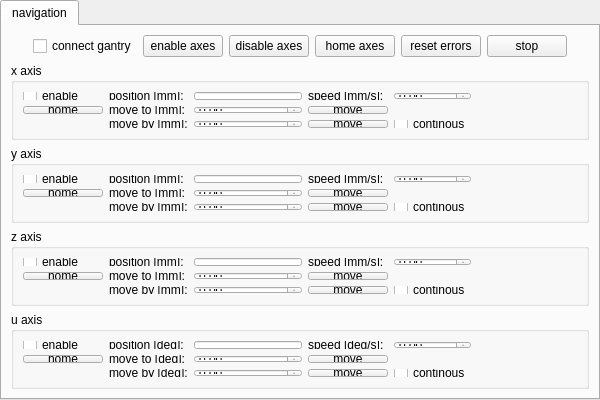
    <widget class="QTabWidget" name="rightTabWidget">
     <property name="sizePolicy">
      <sizepolicy hsizetype="Fixed" vsizetype="Expanding">
       <horstretch>0</horstretch>
       <verstretch>0</verstretch>
      </sizepolicy>
     </property>
     <property name="minimumSize">
      <size>
       <width>600</width>
       <height>0</height>
      </size>
     </property>
     <property name="currentIndex">
      <number>0</number>
     </property>
     <widget class="QWidget" name="tab_3">
      <attribute name="title">
       <string>navigation</string>
      </attribute>
      <layout class="QGridLayout" name="gridLayout_7">
       <item row="0" column="0">
        <layout class="QGridLayout" name="gridLayout_3">
         <item row="0" column="0">
          <layout class="QHBoxLayout" name="horizontalLayout_6">
           <item>
            <spacer name="horizontalSpacer_12">
             <property name="orientation">
              <enum>Qt::Horizontal</enum>
             </property>
             <property name="sizeHint" stdset="0">
              <size>
               <width>40</width>
               <height>20</height>
              </size>
             </property>
            </spacer>
           </item>
           <item>
            <widget class="QCheckBox" name="connectGantryBox">
             <property name="text">
              <string>connect gantry</string>
             </property>
            </widget>
           </item>
           <item>
            <widget class="QPushButton" name="enableAxesButton">
             <property name="text">
              <string>enable axes</string>
             </property>
            </widget>
           </item>
           <item>
            <widget class="QPushButton" name="disableAxesButton">
             <property name="text">
              <string>disable axes</string>
             </property>
            </widget>
           </item>
           <item>
            <widget class="QPushButton" name="axesHomeButton">
             <property name="text">
              <string>home axes</string>
             </property>
            </widget>
           </item>
           <item>
            <widget class="QPushButton" name="resetErrorButton">
             <property name="text">
              <string>reset errors</string>
             </property>
            </widget>
           </item>
           <item>
            <widget class="QPushButton" name="stopButton">
             <property name="text">
              <string>stop</string>
             </property>
            </widget>
           </item>
           <item>
            <spacer name="horizontalSpacer_13">
             <property name="orientation">
              <enum>Qt::Horizontal</enum>
             </property>
             <property name="sizeHint" stdset="0">
              <size>
               <width>40</width>
               <height>20</height>
              </size>
             </property>
            </spacer>
           </item>
          </layout>
         </item>
         <item row="1" column="0">
          <widget class="QGroupBox" name="xAxisGroupBox">
           <property name="title">
            <string>x axis</string>
           </property>
           <layout class="QGridLayout" name="gridLayout_21">
            <item row="0" column="0">
             <widget class="QCheckBox" name="xAxisEnableBox">
              <property name="sizePolicy">
               <sizepolicy hsizetype="Fixed" vsizetype="Fixed">
                <horstretch>0</horstretch>
                <verstretch>0</verstretch>
               </sizepolicy>
              </property>
              <property name="text">
               <string>enable</string>
              </property>
             </widget>
            </item>
            <item row="0" column="5">
             <spacer name="horizontalSpacer_21">
              <property name="orientation">
               <enum>Qt::Horizontal</enum>
              </property>
              <property name="sizeHint" stdset="0">
               <size>
                <width>40</width>
                <height>20</height>
               </size>
              </property>
             </spacer>
            </item>
            <item row="2" column="1">
             <widget class="QLabel" name="label_60">
              <property name="sizePolicy">
               <sizepolicy hsizetype="Fixed" vsizetype="Preferred">
                <horstretch>0</horstretch>
                <verstretch>0</verstretch>
               </sizepolicy>
              </property>
              <property name="text">
               <string>move by [mm]:</string>
              </property>
             </widget>
            </item>
            <item row="0" column="1">
             <widget class="QLabel" name="label_61">
              <property name="sizePolicy">
               <sizepolicy hsizetype="Fixed" vsizetype="Preferred">
                <horstretch>0</horstretch>
                <verstretch>0</verstretch>
               </sizepolicy>
              </property>
              <property name="text">
               <string>position [mm]:</string>
              </property>
             </widget>
            </item>
            <item row="1" column="1">
             <widget class="QLabel" name="label_58">
              <property name="sizePolicy">
               <sizepolicy hsizetype="Fixed" vsizetype="Preferred">
                <horstretch>0</horstretch>
                <verstretch>0</verstretch>
               </sizepolicy>
              </property>
              <property name="text">
               <string>move to [mm]:</string>
              </property>
             </widget>
            </item>
            <item row="2" column="3">
             <widget class="QPushButton" name="xAxisStepMoveButton">
              <property name="sizePolicy">
               <sizepolicy hsizetype="Fixed" vsizetype="Fixed">
                <horstretch>0</horstretch>
                <verstretch>0</verstretch>
               </sizepolicy>
              </property>
              <property name="text">
               <string>move</string>
              </property>
             </widget>
            </item>
            <item row="1" column="5">
             <spacer name="horizontalSpacer_64">
              <property name="orientation">
               <enum>Qt::Horizontal</enum>
              </property>
              <property name="sizeHint" stdset="0">
               <size>
                <width>40</width>
                <height>20</height>
               </size>
              </property>
             </spacer>
            </item>
            <item row="2" column="5">
             <spacer name="horizontalSpacer_66">
              <property name="orientation">
               <enum>Qt::Horizontal</enum>
              </property>
              <property name="sizeHint" stdset="0">
               <size>
                <width>40</width>
                <height>20</height>
               </size>
              </property>
             </spacer>
            </item>
            <item row="0" column="4">
             <widget class="QDoubleSpinBox" name="xAxisSpeedDoubleSpinBox">
              <property name="enabled">
               <bool>true</bool>
              </property>
              <property name="sizePolicy">
               <sizepolicy hsizetype="Minimum" vsizetype="Fixed">
                <horstretch>0</horstretch>
                <verstretch>0</verstretch>
               </sizepolicy>
              </property>
              <property name="layoutDirection">
               <enum>Qt::LeftToRight</enum>
              </property>
              <property name="decimals">
               <number>2</number>
              </property>
              <property name="maximum">
               <double>99.989999999999995</double>
              </property>
              <property name="value">
               <double>0.000000000000000</double>
              </property>
             </widget>
            </item>
            <item row="0" column="2">
             <widget class="QLineEdit" name="xAxisPositionLine">
              <property name="sizePolicy">
               <sizepolicy hsizetype="Fixed" vsizetype="Fixed">
                <horstretch>0</horstretch>
                <verstretch>0</verstretch>
               </sizepolicy>
              </property>
              <property name="text">
               <string/>
              </property>
              <property name="alignment">
               <set>Qt::AlignRight|Qt::AlignTrailing|Qt::AlignVCenter</set>
              </property>
             </widget>
            </item>
            <item row="2" column="4">
             <widget class="QCheckBox" name="xAxisStepRepeatBox">
              <property name="sizePolicy">
               <sizepolicy hsizetype="Fixed" vsizetype="Fixed">
                <horstretch>0</horstretch>
                <verstretch>0</verstretch>
               </sizepolicy>
              </property>
              <property name="text">
               <string>continous</string>
              </property>
             </widget>
            </item>
            <item row="1" column="3">
             <widget class="QPushButton" name="xAxisPositionMoveButton">
              <property name="sizePolicy">
               <sizepolicy hsizetype="Fixed" vsizetype="Fixed">
                <horstretch>0</horstretch>
                <verstretch>0</verstretch>
               </sizepolicy>
              </property>
              <property name="text">
               <string>move</string>
              </property>
             </widget>
            </item>
            <item row="2" column="2">
             <widget class="QDoubleSpinBox" name="xAxisStepDoubleSpinBox"/>
            </item>
            <item row="0" column="3">
             <widget class="QLabel" name="label_59">
              <property name="sizePolicy">
               <sizepolicy hsizetype="Fixed" vsizetype="Preferred">
                <horstretch>0</horstretch>
                <verstretch>0</verstretch>
               </sizepolicy>
              </property>
              <property name="text">
               <string>speed [mm/s]:</string>
              </property>
             </widget>
            </item>
            <item row="1" column="0">
             <widget class="QPushButton" name="xAxisHomeButton">
              <property name="sizePolicy">
               <sizepolicy hsizetype="Fixed" vsizetype="Fixed">
                <horstretch>0</horstretch>
                <verstretch>0</verstretch>
               </sizepolicy>
              </property>
              <property name="text">
               <string>home</string>
              </property>
             </widget>
            </item>
            <item row="1" column="2">
             <widget class="QDoubleSpinBox" name="xAxisPositionMoveDoubleSpinBox"/>
            </item>
           </layout>
          </widget>
         </item>
         <item row="2" column="0">
          <widget class="QGroupBox" name="yAxisGroupBox">
           <property name="title">
            <string>y axis</string>
           </property>
           <layout class="QGridLayout" name="gridLayout_22">
            <item row="2" column="1">
             <widget class="QLabel" name="label_64">
              <property name="sizePolicy">
               <sizepolicy hsizetype="Fixed" vsizetype="Preferred">
                <horstretch>0</horstretch>
                <verstretch>0</verstretch>
               </sizepolicy>
              </property>
              <property name="text">
               <string>move by [mm]:</string>
              </property>
             </widget>
            </item>
            <item row="1" column="1">
             <widget class="QLabel" name="label_62">
              <property name="sizePolicy">
               <sizepolicy hsizetype="Fixed" vsizetype="Preferred">
                <horstretch>0</horstretch>
                <verstretch>0</verstretch>
               </sizepolicy>
              </property>
              <property name="text">
               <string>move to [mm]:</string>
              </property>
             </widget>
            </item>
            <item row="2" column="3">
             <widget class="QPushButton" name="yAxisStepMoveButton">
              <property name="sizePolicy">
               <sizepolicy hsizetype="Fixed" vsizetype="Fixed">
                <horstretch>0</horstretch>
                <verstretch>0</verstretch>
               </sizepolicy>
              </property>
              <property name="text">
               <string>move</string>
              </property>
             </widget>
            </item>
            <item row="0" column="1">
             <widget class="QLabel" name="label_65">
              <property name="sizePolicy">
               <sizepolicy hsizetype="Fixed" vsizetype="Preferred">
                <horstretch>0</horstretch>
                <verstretch>0</verstretch>
               </sizepolicy>
              </property>
              <property name="text">
               <string>position [mm]:</string>
              </property>
             </widget>
            </item>
            <item row="1" column="3">
             <widget class="QPushButton" name="yAxisPositionMoveButton">
              <property name="sizePolicy">
               <sizepolicy hsizetype="Fixed" vsizetype="Fixed">
                <horstretch>0</horstretch>
                <verstretch>0</verstretch>
               </sizepolicy>
              </property>
              <property name="text">
               <string>move</string>
              </property>
             </widget>
            </item>
            <item row="0" column="5">
             <spacer name="horizontalSpacer_26">
              <property name="orientation">
               <enum>Qt::Horizontal</enum>
              </property>
              <property name="sizeHint" stdset="0">
               <size>
                <width>40</width>
                <height>20</height>
               </size>
              </property>
             </spacer>
            </item>
            <item row="1" column="5">
             <spacer name="horizontalSpacer_68">
              <property name="orientation">
               <enum>Qt::Horizontal</enum>
              </property>
              <property name="sizeHint" stdset="0">
               <size>
                <width>40</width>
                <height>20</height>
               </size>
              </property>
             </spacer>
            </item>
            <item row="0" column="3">
             <widget class="QLabel" name="label_63">
              <property name="sizePolicy">
               <sizepolicy hsizetype="Fixed" vsizetype="Preferred">
                <horstretch>0</horstretch>
                <verstretch>0</verstretch>
               </sizepolicy>
              </property>
              <property name="text">
               <string>speed [mm/s]:</string>
              </property>
             </widget>
            </item>
            <item row="2" column="5">
             <spacer name="horizontalSpacer_70">
              <property name="orientation">
               <enum>Qt::Horizontal</enum>
              </property>
              <property name="sizeHint" stdset="0">
               <size>
                <width>40</width>
                <height>20</height>
               </size>
              </property>
             </spacer>
            </item>
            <item row="2" column="4">
             <widget class="QCheckBox" name="yAxisStepRepeatBox">
              <property name="sizePolicy">
               <sizepolicy hsizetype="Fixed" vsizetype="Fixed">
                <horstretch>0</horstretch>
                <verstretch>0</verstretch>
               </sizepolicy>
              </property>
              <property name="text">
               <string>continous</string>
              </property>
             </widget>
            </item>
            <item row="0" column="0">
             <widget class="QCheckBox" name="yAxisEnableBox">
              <property name="sizePolicy">
               <sizepolicy hsizetype="Fixed" vsizetype="Fixed">
                <horstretch>0</horstretch>
                <verstretch>0</verstretch>
               </sizepolicy>
              </property>
              <property name="text">
               <string>enable</string>
              </property>
             </widget>
            </item>
            <item row="1" column="0">
             <widget class="QPushButton" name="yAxisHomeButton">
              <property name="sizePolicy">
               <sizepolicy hsizetype="Fixed" vsizetype="Fixed">
                <horstretch>0</horstretch>
                <verstretch>0</verstretch>
               </sizepolicy>
              </property>
              <property name="text">
               <string>home</string>
              </property>
             </widget>
            </item>
            <item row="0" column="4">
             <widget class="QDoubleSpinBox" name="yAxisSpeedDoubleSpinBox"/>
            </item>
            <item row="2" column="2">
             <widget class="QDoubleSpinBox" name="yAxisStepDoubleSpinBox"/>
            </item>
            <item row="0" column="2">
             <widget class="QLineEdit" name="yAxisPositionLine">
              <property name="sizePolicy">
               <sizepolicy hsizetype="Fixed" vsizetype="Fixed">
                <horstretch>0</horstretch>
                <verstretch>0</verstretch>
               </sizepolicy>
              </property>
              <property name="alignment">
               <set>Qt::AlignRight|Qt::AlignTrailing|Qt::AlignVCenter</set>
              </property>
             </widget>
            </item>
            <item row="1" column="2">
             <widget class="QDoubleSpinBox" name="yAxisPositionMoveDoubleSpinBox"/>
            </item>
           </layout>
          </widget>
         </item>
         <item row="3" column="0">
          <widget class="QGroupBox" name="zAxisGroupBox">
           <property name="title">
            <string>z axis</string>
           </property>
           <layout class="QGridLayout" name="gridLayout_19">
            <item row="0" column="0">
             <widget class="QCheckBox" name="zAxisEnableBox">
              <property name="sizePolicy">
               <sizepolicy hsizetype="Fixed" vsizetype="Fixed">
                <horstretch>0</horstretch>
                <verstretch>0</verstretch>
               </sizepolicy>
              </property>
              <property name="text">
               <string>enable</string>
              </property>
             </widget>
            </item>
            <item row="2" column="1">
             <widget class="QLabel" name="label_52">
              <property name="sizePolicy">
               <sizepolicy hsizetype="Fixed" vsizetype="Preferred">
                <horstretch>0</horstretch>
                <verstretch>0</verstretch>
               </sizepolicy>
              </property>
              <property name="text">
               <string>move by [mm]:</string>
              </property>
             </widget>
            </item>
            <item row="2" column="3">
             <widget class="QPushButton" name="zAxisStepMoveButton">
              <property name="sizePolicy">
               <sizepolicy hsizetype="Fixed" vsizetype="Fixed">
                <horstretch>0</horstretch>
                <verstretch>0</verstretch>
               </sizepolicy>
              </property>
              <property name="text">
               <string>move</string>
              </property>
             </widget>
            </item>
            <item row="0" column="1">
             <widget class="QLabel" name="label_53">
              <property name="sizePolicy">
               <sizepolicy hsizetype="Fixed" vsizetype="Preferred">
                <horstretch>0</horstretch>
                <verstretch>0</verstretch>
               </sizepolicy>
              </property>
              <property name="text">
               <string>position [mm]:</string>
              </property>
             </widget>
            </item>
            <item row="0" column="5">
             <spacer name="horizontalSpacer_24">
              <property name="orientation">
               <enum>Qt::Horizontal</enum>
              </property>
              <property name="sizeHint" stdset="0">
               <size>
                <width>40</width>
                <height>20</height>
               </size>
              </property>
             </spacer>
            </item>
            <item row="0" column="2">
             <widget class="QLineEdit" name="zAxisPositionLine">
              <property name="sizePolicy">
               <sizepolicy hsizetype="Fixed" vsizetype="Fixed">
                <horstretch>0</horstretch>
                <verstretch>0</verstretch>
               </sizepolicy>
              </property>
              <property name="alignment">
               <set>Qt::AlignRight|Qt::AlignTrailing|Qt::AlignVCenter</set>
              </property>
             </widget>
            </item>
            <item row="1" column="5">
             <spacer name="horizontalSpacer_56">
              <property name="orientation">
               <enum>Qt::Horizontal</enum>
              </property>
              <property name="sizeHint" stdset="0">
               <size>
                <width>40</width>
                <height>20</height>
               </size>
              </property>
             </spacer>
            </item>
            <item row="0" column="3">
             <widget class="QLabel" name="label_51">
              <property name="sizePolicy">
               <sizepolicy hsizetype="Fixed" vsizetype="Preferred">
                <horstretch>0</horstretch>
                <verstretch>0</verstretch>
               </sizepolicy>
              </property>
              <property name="text">
               <string>speed [mm/s]:</string>
              </property>
             </widget>
            </item>
            <item row="1" column="3">
             <widget class="QPushButton" name="zAxisPositionMoveButton">
              <property name="sizePolicy">
               <sizepolicy hsizetype="Fixed" vsizetype="Fixed">
                <horstretch>0</horstretch>
                <verstretch>0</verstretch>
               </sizepolicy>
              </property>
              <property name="text">
               <string>move</string>
              </property>
             </widget>
            </item>
            <item row="1" column="0">
             <widget class="QPushButton" name="zAxisHomeButton">
              <property name="sizePolicy">
               <sizepolicy hsizetype="Fixed" vsizetype="Fixed">
                <horstretch>0</horstretch>
                <verstretch>0</verstretch>
               </sizepolicy>
              </property>
              <property name="text">
               <string>home</string>
              </property>
             </widget>
            </item>
            <item row="1" column="1">
             <widget class="QLabel" name="label_50">
              <property name="sizePolicy">
               <sizepolicy hsizetype="Fixed" vsizetype="Preferred">
                <horstretch>0</horstretch>
                <verstretch>0</verstretch>
               </sizepolicy>
              </property>
              <property name="text">
               <string>move to [mm]:</string>
              </property>
             </widget>
            </item>
            <item row="2" column="4">
             <widget class="QCheckBox" name="zAxisStepRepeatBox">
              <property name="sizePolicy">
               <sizepolicy hsizetype="Fixed" vsizetype="Fixed">
                <horstretch>0</horstretch>
                <verstretch>0</verstretch>
               </sizepolicy>
              </property>
              <property name="text">
               <string>continous</string>
              </property>
             </widget>
            </item>
            <item row="2" column="5">
             <spacer name="horizontalSpacer_58">
              <property name="orientation">
               <enum>Qt::Horizontal</enum>
              </property>
              <property name="sizeHint" stdset="0">
               <size>
                <width>40</width>
                <height>20</height>
               </size>
              </property>
             </spacer>
            </item>
            <item row="0" column="4">
             <widget class="QDoubleSpinBox" name="zAxisSpeedDoubleSpinBox"/>
            </item>
            <item row="2" column="2">
             <widget class="QDoubleSpinBox" name="zAxisStepDoubleSpinBox"/>
            </item>
            <item row="1" column="2">
             <widget class="QDoubleSpinBox" name="zAxisPositionMoveDoubleSpinBox"/>
            </item>
           </layout>
          </widget>
         </item>
         <item row="4" column="0">
          <widget class="QGroupBox" name="uAxisGroupBox">
           <property name="title">
            <string>u axis</string>
           </property>
           <layout class="QGridLayout" name="gridLayout_20">
            <item row="0" column="2">
             <widget class="QLineEdit" name="uAxisPositionLine">
              <property name="sizePolicy">
               <sizepolicy hsizetype="Fixed" vsizetype="Fixed">
                <horstretch>0</horstretch>
                <verstretch>0</verstretch>
               </sizepolicy>
              </property>
              <property name="alignment">
               <set>Qt::AlignRight|Qt::AlignTrailing|Qt::AlignVCenter</set>
              </property>
             </widget>
            </item>
            <item row="2" column="4">
             <widget class="QCheckBox" name="uAxisStepRepeatBox">
              <property name="sizePolicy">
               <sizepolicy hsizetype="Fixed" vsizetype="Fixed">
                <horstretch>0</horstretch>
                <verstretch>0</verstretch>
               </sizepolicy>
              </property>
              <property name="text">
               <string>continous</string>
              </property>
             </widget>
            </item>
            <item row="1" column="1">
             <widget class="QLabel" name="label_54">
              <property name="sizePolicy">
               <sizepolicy hsizetype="Fixed" vsizetype="Preferred">
                <horstretch>0</horstretch>
                <verstretch>0</verstretch>
               </sizepolicy>
              </property>
              <property name="text">
               <string>move to [deg]:</string>
              </property>
             </widget>
            </item>
            <item row="1" column="0">
             <widget class="QPushButton" name="uAxisHomeButton">
              <property name="sizePolicy">
               <sizepolicy hsizetype="Fixed" vsizetype="Fixed">
                <horstretch>0</horstretch>
                <verstretch>0</verstretch>
               </sizepolicy>
              </property>
              <property name="text">
               <string>home</string>
              </property>
             </widget>
            </item>
            <item row="0" column="0">
             <widget class="QCheckBox" name="uAxisEnableBox">
              <property name="sizePolicy">
               <sizepolicy hsizetype="Fixed" vsizetype="Fixed">
                <horstretch>0</horstretch>
                <verstretch>0</verstretch>
               </sizepolicy>
              </property>
              <property name="text">
               <string>enable</string>
              </property>
             </widget>
            </item>
            <item row="2" column="5">
             <spacer name="horizontalSpacer_62">
              <property name="orientation">
               <enum>Qt::Horizontal</enum>
              </property>
              <property name="sizeHint" stdset="0">
               <size>
                <width>40</width>
                <height>20</height>
               </size>
              </property>
             </spacer>
            </item>
            <item row="0" column="5">
             <spacer name="horizontalSpacer_25">
              <property name="orientation">
               <enum>Qt::Horizontal</enum>
              </property>
              <property name="sizeHint" stdset="0">
               <size>
                <width>40</width>
                <height>20</height>
               </size>
              </property>
             </spacer>
            </item>
            <item row="2" column="3">
             <widget class="QPushButton" name="uAxisStepMoveButton">
              <property name="sizePolicy">
               <sizepolicy hsizetype="Fixed" vsizetype="Fixed">
                <horstretch>0</horstretch>
                <verstretch>0</verstretch>
               </sizepolicy>
              </property>
              <property name="text">
               <string>move</string>
              </property>
             </widget>
            </item>
            <item row="0" column="1">
             <widget class="QLabel" name="label_57">
              <property name="sizePolicy">
               <sizepolicy hsizetype="Fixed" vsizetype="Preferred">
                <horstretch>0</horstretch>
                <verstretch>0</verstretch>
               </sizepolicy>
              </property>
              <property name="text">
               <string>position [deg]:</string>
              </property>
             </widget>
            </item>
            <item row="0" column="3">
             <widget class="QLabel" name="label_55">
              <property name="sizePolicy">
               <sizepolicy hsizetype="Fixed" vsizetype="Preferred">
                <horstretch>0</horstretch>
                <verstretch>0</verstretch>
               </sizepolicy>
              </property>
              <property name="text">
               <string>speed [deg/s]:</string>
              </property>
             </widget>
            </item>
            <item row="1" column="3">
             <widget class="QPushButton" name="uAxisPositionMoveButton">
              <property name="sizePolicy">
               <sizepolicy hsizetype="Fixed" vsizetype="Fixed">
                <horstretch>0</horstretch>
                <verstretch>0</verstretch>
               </sizepolicy>
              </property>
              <property name="text">
               <string>move</string>
              </property>
             </widget>
            </item>
            <item row="1" column="5">
             <spacer name="horizontalSpacer_60">
              <property name="orientation">
               <enum>Qt::Horizontal</enum>
              </property>
              <property name="sizeHint" stdset="0">
               <size>
                <width>40</width>
                <height>20</height>
               </size>
              </property>
             </spacer>
            </item>
            <item row="2" column="1">
             <widget class="QLabel" name="label_56">
              <property name="sizePolicy">
               <sizepolicy hsizetype="Fixed" vsizetype="Preferred">
                <horstretch>0</horstretch>
                <verstretch>0</verstretch>
               </sizepolicy>
              </property>
              <property name="text">
               <string>move by [deg]:</string>
              </property>
             </widget>
            </item>
            <item row="0" column="4">
             <widget class="QDoubleSpinBox" name="uAxisSpeedDoubleSpinBox"/>
            </item>
            <item row="2" column="2">
             <widget class="QDoubleSpinBox" name="uAxisStepDoubleSpinBox"/>
            </item>
            <item row="1" column="2">
             <widget class="QDoubleSpinBox" name="uAxisPositionMoveDoubleSpinBox"/>
            </item>
           </layout>
          </widget>
         </item>
         <item row="5" column="0">
          <spacer name="verticalSpacer_6">
           <property name="orientation">
            <enum>Qt::Vertical</enum>
           </property>
           <property name="sizeHint" stdset="0">
            <size>
             <width>13</width>
             <height>13</height>
            </size>
           </property>
          </spacer>
         </item>
        </layout>
       </item>
      </layout>
     </widget>
    </widget>
